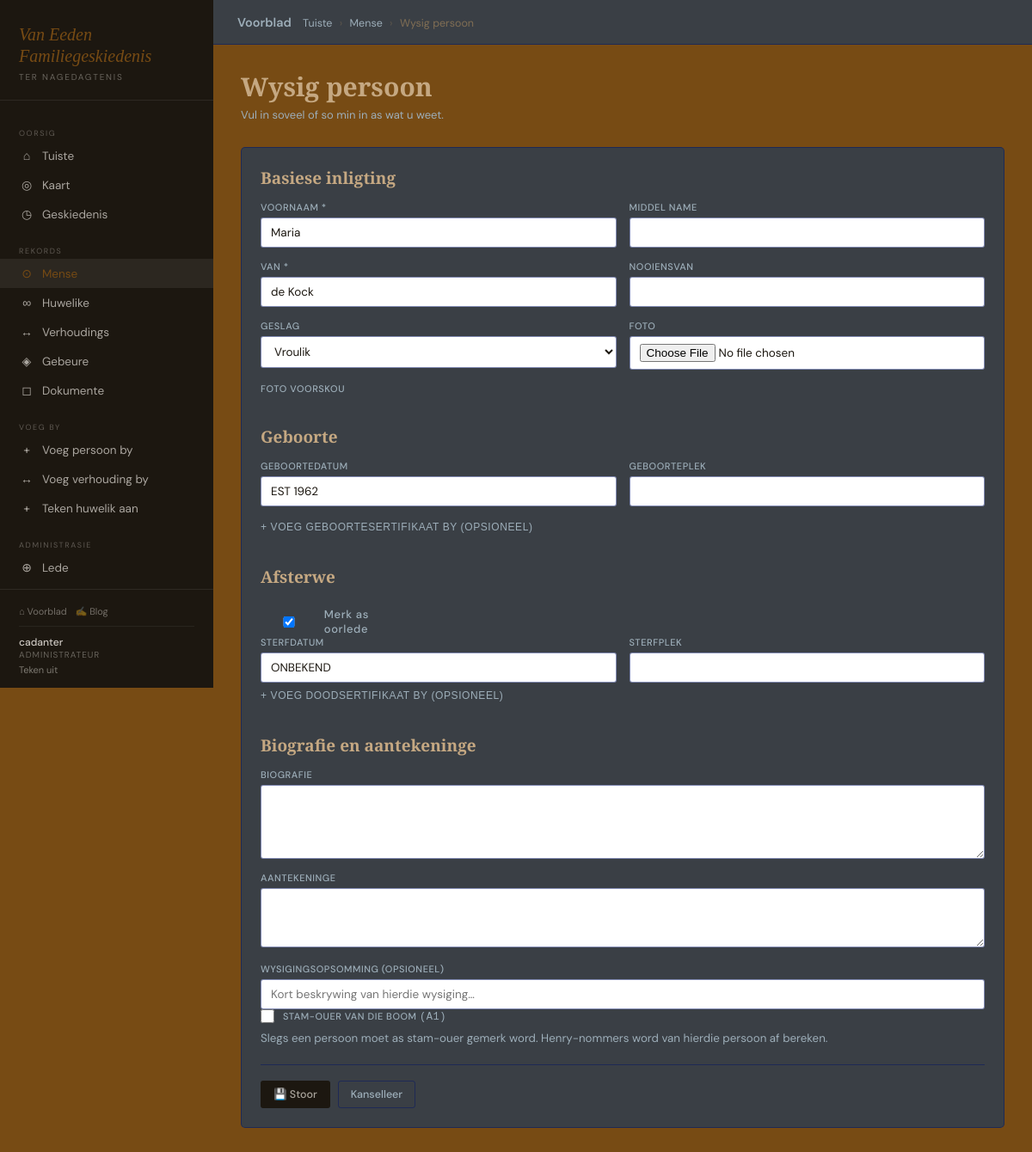
The page /argief/mense/713/wysig/ (signed in) on the database its author committed.
### genealogy/models.py (models this page shows, shortened)
class UserProfile(models.Model):
    ROLE_CHOICES = [
        ('pending', 'Hangende Beoordeling'),
        ('viewer',  'Kyker'),
        ('trusted', 'Vertroude Lid'),
        ('admin',   'Administrateur'),
    ]
    user        = models.OneToOneField(User, on_delete=models.CASCADE, related_name='profile')
    role        = models.CharField(max_length=10, choices=ROLE_CHOICES, default='pending')
    bio         = models.TextField(blank=True)
    joined      = models.DateTimeField(auto_now_add=True)
    approved_by = models.ForeignKey(User, on_delete=models.SET_NULL, null=True, blank=True,
                    related_name='approved_profiles')
    approved_at = models.DateTimeField(null=True, blank=True)
    @property
    def is_admin(self):   return self.role == 'admin'
    @property
    def is_approved(self):return self.role in ('viewer', 'trusted', 'admin')
    @property
    def can_edit(self):   return self.role in ('trusted', 'admin')

class Person(models.Model):
    GENDER_CHOICES = [('M','Manlik'),('F','Vroulik'),('O','Ander'),('U','Onbekend')]
    first_name  = models.CharField(max_length=100)
    middle_name = models.CharField(max_length=100, blank=True)
    last_name   = models.CharField(max_length=100)
    maiden_name = models.CharField(max_length=100, blank=True)
    gender      = models.CharField(max_length=1, choices=GENDER_CHOICES, default='U')
    photo       = models.ImageField(upload_to='people/photos/', blank=True, null=True)
    birth_date  = models.CharField(max_length=100, blank=True,
                    help_text='GEDCOM datum, bv. BEF 15 JAN 1900')
    birth_place = models.CharField(max_length=200, blank=True)
    death_date  = models.CharField(max_length=100, blank=True,
                    help_text='GEDCOM datum, bv. AFT 1950')
    death_place = models.CharField(max_length=200, blank=True)
    is_deceased = models.BooleanField(default=False)
    is_root     = models.BooleanField(default=False, help_text='Stam-ouer van die boom (a1)')
    biography   = models.TextField(blank=True)
    notes       = models.TextField(blank=True)
    created_at  = models.DateTimeField(auto_now_add=True)
    updated_at  = models.DateTimeField(auto_now=True)
    created_by  = models.ForeignKey(User, on_delete=models.SET_NULL, null=True, blank=True,
                    related_name='created_people')
    birth_lat   = models.FloatField(null=True, blank=True)
    birth_lng   = models.FloatField(null=True, blank=True)
    death_lat   = models.FloatField(null=True, blank=True)
    death_lng   = models.FloatField(null=True, blank=True)
    class Meta:
        ordering = ['first_name', 'last_name']
        verbose_name_plural = 'Mense'
    def get_absolute_url(self):
        return reverse('genealogy:person_detail', kwargs={'pk': self.pk})

### genealogy/views.py (the view, shortened to what this page needs)
# urls.py: path('mense/<int:pk>/wysig/',         views.person_edit,       name='person_edit'),
@login_required
def person_edit(request, pk):
    profile = get_profile(request.user)
    person  = get_object_or_404(Person, pk=pk)
    if not profile.is_approved:
        messages.error(request, 'U rekening wag op goedkeuring.')
        return redirect('genealogy:person_detail', pk=pk)
    if profile.can_edit:
        old_data = model_to_dict_simple(person)
        other_root_exists = Person.objects.filter(is_root=True).exclude(pk=person.pk).exists()
        show_root_checkbox = not other_root_exists
        if request.method == 'POST':
            form = PersonForm(request.POST, request.FILES, instance=person)
            if form.is_valid():
                updated = form.save()
                if profile.is_admin and show_root_checkbox:
                    new_is_root = 'is_root' in request.POST
                    if updated.is_root != new_is_root:
                        if new_is_root:
                            Person.objects.filter(is_root=True).exclude(pk=updated.pk).update(is_root=False)
                        updated.is_root = new_is_root
                        updated.save(update_fields=['is_root'])
                _create_person_document(request, updated, 'birth')
                _create_person_document(request, updated, 'death')
                record_audit(request.user, 'update', updated,
                    diff_dicts(old_data, model_to_dict_simple(updated)),
                    note=request.POST.get('note',''))
                messages.success(request, f'{person.full_name} is opgedateer.')
                return redirect('genealogy:person_detail', pk=pk)
        else:
            form = PersonForm(instance=person)
        return render(request, 'genealogy/person_form.html',
            {'form': form, 'title': 'Wysig persoon', 'person': person,
            'live': True, 'profile': profile, 'show_root_checkbox': show_root_checkbox})

### genealogy/templates/genealogy/person_form.html (shortened to what this page needs)
{% extends "genealogy/base.html" %}
{% load static %}
{% block breadcrumb %}
  <a href="{% url 'genealogy:dashboard' %}">Tuiste</a> <span>›</span>
  <a href="{% url 'genealogy:person_list' %}">Mense</a> <span>›</span> {{ title }}
{% endblock %}
{% block extra_css %}
  <link rel="stylesheet" href="{% static 'genealogy/css/datepicker.css' %}">
{% endblock %}
{% block content %}
<div class="ph"><div><h2>{{ title }}</h2><p class="subtitle">Vul in soveel of so min in as wat u weet.</p></div></div>
<div class="card">
  <form method="post" enctype="multipart/form-data">
    <h3 style="margin-bottom:14px;">Basiese inligting</h3>
    <div class="form-grid">
      <div class="fg">
        <label>Voornaam *</label>{{ form.first_name }}
      </div>
      <div class="fg"><label>Middel name</label>{{ form.middle_name }}</div>
      <div class="fg">
        <label>Van *</label>{{ form.last_name }}
      </div>
      <div class="fg"><label>Nooiensvan</label>{{ form.maiden_name }}</div>
      <div class="fg"><label>Geslag</label>{{ form.gender }}</div>
      {% if live %}<div class="fg"><label>Foto</label>{{ form.photo }}</div>{% endif %}
      {% if live %}
      <div class="fg" style="margin-bottom:14px;">
        <label>Foto Voorskou</label>
      </div>
      {% endif %}
    </div>
    <h3 style="margin-top:22px;margin-bottom:14px;">Geboorte</h3>
    <div class="form-grid">
      <div class="fg" style="position:relative;">
        <label>Geboortedatum</label>
        <input type="text" id="birth_date_display" name="birth_date_display"
               class="gedcom-date" placeholder="Klik om datum te kies…"
               value="{{ form.birth_date.value|default:'' }}">
      </div>
      <div class="fg"><label>Geboorte­plek</label>{{ form.birth_place }}</div>
    </div>
    <div id="birth-doc-section" style="display:none;">
      <button type="button" onclick="toggleDocSection('birth-doc-section', 'birth-doc-content')" style="background:none;border:none;color:var(--muted);font-size:12px;text-transform:uppercase;letter-spacing:.05em;cursor:pointer;padding:8px 0;margin-bottom:8px;">
        + Voeg Geboortesertifikaat by (Opsioneel)
      </button>
    </div>
    <h3 style="margin-top:22px;margin-bottom:14px;">Afsterwe</h3>
    <div class="form-grid">
      <div class="fg" style="align-items:flex-start;padding-top:8px;">
        <label style="display:flex;align-items:center;gap:8px;text-transform:none;font-size:13px;cursor:pointer;">
          {{ form.is_deceased }} Merk as oorlede
        </label>
      </div>
      <div class="fg"></div>
    </div>
    <div id="death-fields" style="display:none;">
      <div class="form-grid">
        <div class="fg" style="position:relative;">
          <label>Sterfdatum</label>
          <input type="text" id="death_date_display" name="death_date_display"
                 class="gedcom-date" placeholder="Klik om datum te kies…"
                 value="{{ form.death_date.value|default:'' }}">
        </div>
        <div class="fg"><label>Sterfplek</label>{{ form.death_place }}</div>
      </div>
      <div id="death-doc-section" style="display:none;">
        <button type="button" onclick="toggleDocSection('death-doc-section', 'death-doc-content')" style="background:none;border:none;color:var(--muted);font-size:12px;text-transform:uppercase;letter-spacing:.05em;cursor:pointer;padding:8px 0;margin-bottom:8px;">
          + Voeg Doodsertifikaat by (Opsioneel)
        </button>
      </div>
    </div>
    <h3 style="margin-top:22px;margin-bottom:14px;">Biografie en aantekeninge</h3>
    <div class="form-grid">
      <div class="fg full"><label>Biografie</label>{{ form.biography }}</div>
      <div class="fg full"><label>Aantekeninge</label>{{ form.notes }}</div>
    </div>
    <div class="fg full" style="margin-top:18px;">
      <label>{% if live %}Wysigingsopsomming (opsioneel){% else %}Waarom stel u hierdie wysiging voor?{% endif %}</label>
      <input type="text" name="note" placeholder="Kort beskrywing van hierdie wysiging…">
    </div>
    {% if profile.is_admin %}
    <div class="fg" style="margin-bottom:14px;">
      <label style="display:flex;align-items:center;gap:10px;cursor:pointer;">
        <input type="checkbox" name="is_root"
               style="width:16px;height:16px;">
        <span>Stam-ouer van die boom <span style="font-family:monospace;font-size:12px;color:var(--muted);">(a1)</span></span>
      </label>
      <small style="color:var(--muted);display:block;margin-top:4px;">
        Slegs een persoon moet as stam-ouer gemerk word. Henry-nommers word van hierdie persoon af bereken.
      </small>
    </div>
    {% endif %}
    <div class="form-actions">
      <button type="submit" class="btn btn-primary">
        {% if live %}💾 Stoor{% else %}↑ Dien voorstel in{% endif %}
      </button>
      {% if person %}
        <a href="{{ person.get_absolute_url }}" class="btn btn-secondary">Kanselleer</a>
      {% else %}
        <a href="{% url 'genealogy:person_list' %}" class="btn btn-secondary">Kanselleer</a>
      {% endif %}
    </div>
  </form>
</div>
{% endblock %}

### genealogy/templates/genealogy/base.html (shortened to what this page needs)
{% load static %}
<!DOCTYPE html>
<html lang="af">
<head>
  <link rel="stylesheet" href="{% static 'genealogy/css/main.css' %}">
  {% block extra_css %}{% endblock %}
</head>
<body>
<nav class="sidebar" id="sidebar">
  <div class="brand">
    <div class="brand-title">Van Eeden<br>Familiegeskiedenis</div>
    <div class="brand-sub">Ter nagedagtenis</div>
  </div>
  <div class="nav">
    <div class="nav-label">Oorsig</div>
    <a href="{% url 'genealogy:dashboard' %}" class="{% if request.resolver_match.url_name == 'dashboard' %}active{% endif %}">
      <span class="ic">⌂</span> Tuiste
    </a>
    <a href="{% url 'genealogy:map' %}" class="{% if request.resolver_match.url_name == 'map' %}active{% endif %}">
      <span class="ic">◎</span> Kaart
    </a>
    <a href="{% url 'genealogy:audit_log' %}" class="{% if request.resolver_match.url_name == 'audit_log' %}active{% endif %}">
      <span class="ic">◷</span> Geskiedenis
    </a>
    <div class="nav-label">Rekords</div>
    <a href="{% url 'genealogy:person_list' %}" class="{% if 'person' in request.resolver_match.url_name %}active{% endif %}">
      <span class="ic">⊙</span> Mense
    </a>
    <a href="{% url 'genealogy:marriage_list' %}" class="{% if 'marriage' in request.resolver_match.url_name %}active{% endif %}">
      <span class="ic">∞</span> Huwelike
    </a>
    <a href="{% url 'genealogy:relationship_list' %}" class="{% if 'relationship' in request.resolver_match.url_name %}active{% endif %}">
      <span class="ic">↔</span> Verhoudings
    </a>
    <a href="{% url 'genealogy:event_list' %}" class="{% if 'event' in request.resolver_match.url_name %}active{% endif %}">
      <span class="ic">◈</span> Gebeure
    </a>
    <a href="{% url 'genealogy:document_list' %}" class="{% if 'document' in request.resolver_match.url_name %}active{% endif %}">
      <span class="ic">◻</span> Dokumente
    </a>
    {% if user.is_authenticated and profile %}
      {% if profile.can_edit %}
        <div class="nav-label">Voeg by</div>
        <a href="{% url 'genealogy:person_create' %}"><span class="ic">+</span> Voeg persoon by</a>
        <a href="{% url 'genealogy:relationship_create' %}"><span class="ic">↔</span> Voeg verhouding by</a>
        <a href="{% url 'genealogy:marriage_create' %}"><span class="ic">+</span> Teken huwelik aan</a>
      {% elif profile.is_approved %}
        <div class="nav-label">Bydrae</div>
        <a href="{% url 'genealogy:person_create' %}"><span class="ic">+</span> Stel persoon voor</a>
        <a href="{% url 'genealogy:person_list' %}"><span class="ic">✎</span> Stel wysiging voor</a>
      {% endif %}
      {% if profile.is_admin %}
        <div class="nav-label">Administrasie</div>
        <a href="{% url 'genealogy:members_list' %}" class="{% if request.resolver_match.url_name == 'members_list' %}active{% endif %}">
          <span class="ic">⊕</span> Lede
        </a>
        <a href="{% url 'genealogy:pending_edits' %}" class="{% if request.resolver_match.url_name == 'pending_edits' %}active{% endif %}">
        </a>
      {% endif %}
    {% endif %}
  </div>
  <div class="sidebar-user">
    <div style="margin-bottom:10px;padding-bottom:10px;border-bottom:1px solid rgba(255,255,255,.06);display:flex;gap:10px;">
      <a href="/" style="color:rgba(247,243,236,.4);font-size:11px;text-decoration:none;">⌂ Voorblad</a>
      <a href="{% url 'blog:post_list' %}" style="color:rgba(247,243,236,.4);font-size:11px;text-decoration:none;">✍ Blog</a>
    </div>
    {% if user.is_authenticated %}
      <div class="uname">{{ user.get_full_name|default:user.username }}</div>
      {% if profile %}<div class="urole">{{ profile.get_role_display }}</div>{% endif %}
      <a href="{% url 'genealogy:logout' %}">Teken uit</a>
    {% else %}
      <a href="{% url 'genealogy:login' %}" style="color:rgba(247,243,236,.6)">Teken in</a>
      &nbsp;·&nbsp;
      <a href="{% url 'genealogy:register' %}" style="color:rgba(247,243,236,.6)">Registreer</a>
    {% endif %}
  </div>
</nav>
<div class="main">
  <div class="topbar">
    <div class="breadcrumb">
      <a href="/" style="color: var(--muted); font-weight: 600; font-size: 0.9rem; padding-right: 10px;">Voorblad</a>
      {% block breadcrumb %}<a href="{% url 'genealogy:dashboard' %}">Tuiste</a>{% endblock %}
    </div>
  </div>
  <div class="content">
    {% block content %}{% endblock %}
  </div>
</div>
</body>
</html>

### rows shown on the page
UserProfile: role "ADMINISTRATEUR"
Person: first_name "Maria", last_name "de Kock", gender "Vroulik", birth_date_display "EST 1962", is_deceased "☑", death_date_display "ONBEKEND"

### other values the page prints
{{ user.get_full_name|default:user.username }} "cadanter"
{{ title }} "Wysig persoon"
